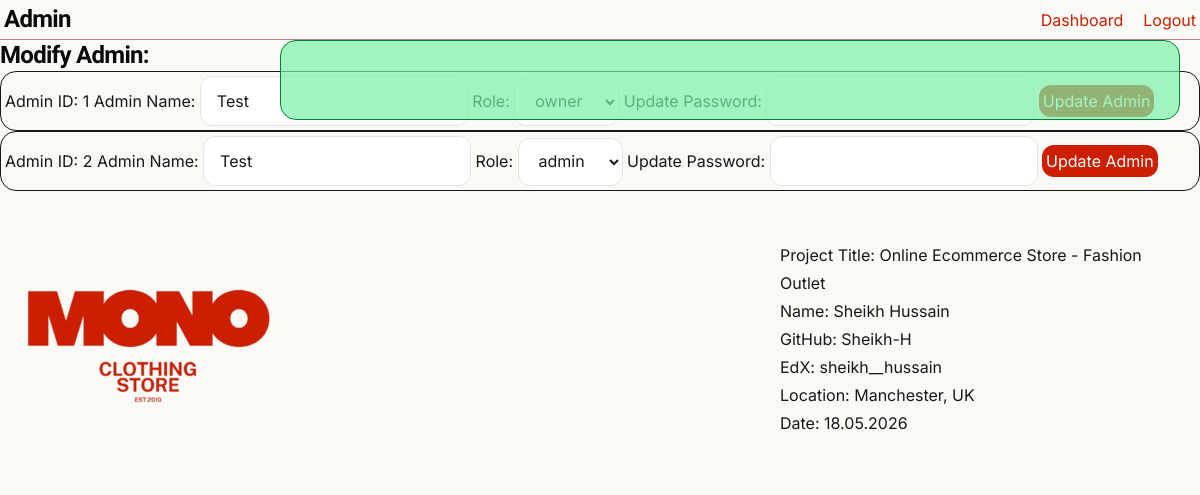
Page /modify_admins (signed in) on the committed database.
### tables this page shows
CREATE TABLE admins (
    admin_id INTEGER PRIMARY KEY AUTOINCREMENT,
    role TEXT NOT NULL,
    name TEXT NOT NULL,
    username TEXT NOT NULL UNIQUE,
    password TEXT NOT NULL,
    admin_created_at TEXT NOT NULL
);

### app.py (the view)
@app.route("/modify_admins", methods=["GET", "POST"])
@admin_required
def modify_admins():
    message = ""
    title = "Modify Admin"
    if session["admin_role"] != "owner":
        message = "Restricted Access"
    admins = existing_admins()
    if request.method == "POST":
        admin_id = request.form.get("admin_id")
        name = request.form.get("name").title().strip()
        role = request.form.get("role").lower()
        password = request.form.get("password", "").strip()
        success, message = update_admin(admin_id, name, role, password)
    flash(message)
    return render_template(
        "pages/admin/modify_admin.html", title=title, admins=admins, message=message
    )

### app.py (called while the page is built)
@app.after_request
def after_request(response):
    response.headers["Cache-Control"] = "no-cache, no-store, must-revalidate"
    response.headers["Expires"] = 0
    response.headers["Pragma"] = "no-cache"
    return response

### helpers.py (called while the page is built)
def connect_db():
    connection = sqlite3.connect("instance/shop.db", timeout=10)
    connection.execute("PRAGMA foreign_keys = ON")
    connection.row_factory = sqlite3.Row
    return connection

def existing_admins():
    connection = connect_db()
    cursor = connection.cursor()
    try:
        cursor.execute("""SELECT * FROM admins;""")
        admins = cursor.fetchall()
        return admins
    except Exception as e:
        print(e)
        return False
    finally:
        connection.close()

def admin_required(f):
    @wraps(f)
    def decorated_function(*args, **kwargs):
        if not session.get("admin_id"):
            return redirect(url_for("admin"))
        return f(*args, **kwargs)
    return decorated_function

### templates/pages/admin/modify_admin.html (shortened to what this page needs)
{% extends 'layout.html' %} {% block content %}
<section>
  {% if session['admin_role'] == 'owner' %}
  <div>
    <h3>Modify Admin:</h3>
    {% for admin in admins %}
    <div class="flex gap-10 rounded-2xl border p-1">
      <form action="/modify_admins" method="post">
        <label for="admin_id">Admin ID: {{ admin['admin_id'] }} </label>
        <label for="name">Admin Name:</label>
        <input name="name" type="text" value="{{ admin['name'] }}" />
        <label for="role">Role:</label>
        <select name="role">
          <option value="{{ admin['role'] }}" selected>
            {{ admin['role']}}
          </option>
        </select>
        <label for="password">Update Password:</label>
        <input name="password" type="password" />
        <button class="pbutton p-1" type="submit">Update Admin</button>
      </form>
    </div>
    {% endfor %}
  </div>
  {% endif %}
</section>
{% endblock %}

### rows in the picture
admins: admin_id "1"
admins: admin_id "2", name "Test", role "admin"
